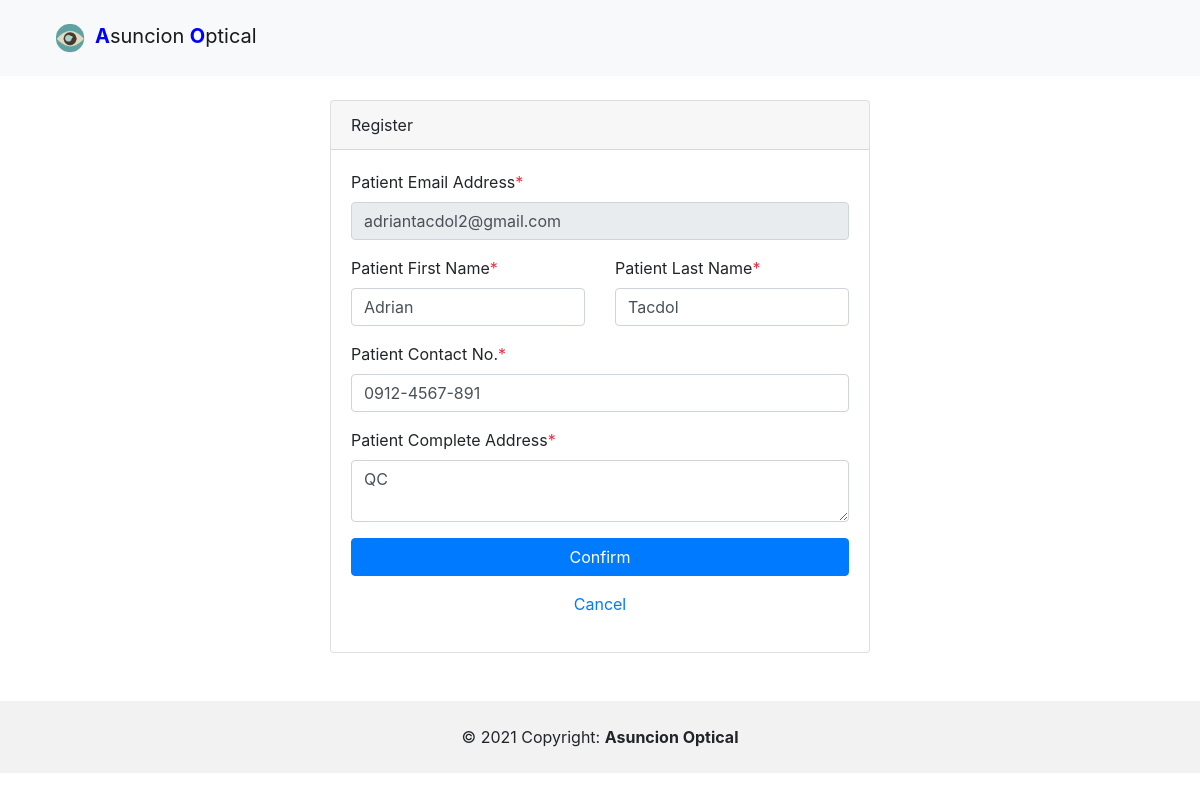
The page /main/edit.php (signed in) on the database its author committed.
### tables this page shows
CREATE TABLE `data` (
  `ID` int(11) NOT NULL,
  `Email` varchar(100) NOT NULL,
  `Pass` varchar(255) NOT NULL,
  `First_Name` varchar(100) NOT NULL,
  `Last_Name` varchar(100) NOT NULL,
  `Gender` varchar(100) NOT NULL,
  `Contact` varchar(120) NOT NULL,
  `Home` varchar(100) NOT NULL,
  `vkey` varchar(255) NOT NULL,
  `verified` tinyint(1) NOT NULL DEFAULT 0,
  `createdate` timestamp(6) NOT NULL DEFAULT current_timestamp(6)
);

### main/edit.php (the view, shortened to what this page needs)
<?php
    include_once 'header.php';
    include_once 'includes/dbh.inc.php';
?>
<?php
if(isset($_SESSION['id']))
{
	$id = $_SESSION['id'];
	$result = $conn->query("SELECT * FROM data WHERE ID = $id");
	$row = $result->fetch_assoc();
?>
<div id="edit">
<div id ="main" >
<div class="container mt-4 " id="content">
	<div class="row content d-flex justify-content-center">
		<div class="col col-md-6">
			<div class="card">
				<div class="card-header">Register</div>
				<div class="card-body">
					<form method="post" id="patient_register_form" action="includes/edit.inc.php">
						<div class="form-group">
							<label>Patient Email Address<span class="text-danger">*</span></label>
							<input type="text" name="patient_email_address" id="patient_email_address" class="form-control" required value="<?php echo $row['Email']; ?>" readonly/>
						</div>
						<div class="row">
							<div class="col-md-6">
								<div class="form-group">
									<label>Patient First Name<span class="text-danger">*</span></label>
									<input type="text" name="patient_first_name" id="patient_first_name" class="form-control" required   value="<?php echo $row['First_Name']; ?>"/>
								</div>
							</div>
							<div class="col-md-6">
								<div class="form-group">
									<label>Patient Last Name<span class="text-danger">*</span></label>
									<input type="text" name="patient_last_name" id="patient_last_name" class="form-control" required   value="<?php echo $row['Last_Name']; ?>"/>
								</div>
							</div>
						</div>
						<div class="form-group">
							<label>Patient Contact No.<span class="text-danger">*</span></label>
							<input type="tel"  name="patient_phone_no" id="patient_phone_no" class="form-control" placeholder="0912-3456-321" pattern="[0-9]{4}-[0-9]{4}-[0-9]{3}" required	 value="<?php echo $row['Contact']; ?>"/>
						</div>
						<div class="form-group">
							<label>Patient Complete Address<span class="text-danger">*</span></label>
							<textarea name="patient_address" id="patient_address" class="form-control" required ><?php echo $row['Home']; ?></textarea>
						</div>
						<div class="form-group text-center">
							<input type="submit" name="edit_button" id="edit_button" class="btn btn-block btn-primary" value="Confirm" />
						</div>
						<div class="form-group text-center">
							<p><a href="patient/profile.php">Cancel</a></p>
						</div>
					</form>
				</div>
			</div>
			<br />
			<br />
		</div>
	</div>
</div>
</div>
</div>
<?php
}
?>
<?php
    include_once 'footer.php';
?>

### main/css/style.css (style rules this page uses)
* { margin: 0; padding: 0; }
html, body { height: 100%; }

### rows shown on the page
data: patient_email_address "adriantacdol2@gmail.com", patient_first_name "Adrian", patient_last_name "Tacdol", patient_phone_no "0912-4567-891", patient_address "QC"
